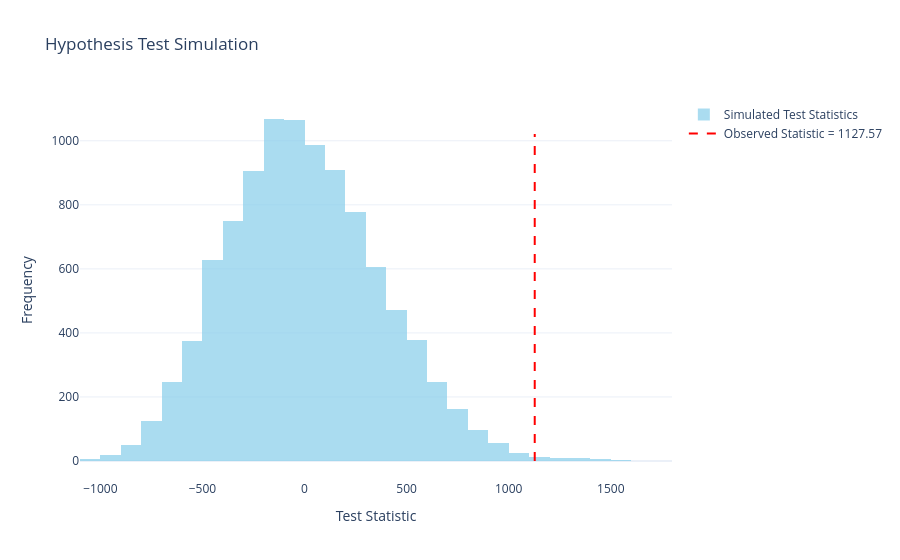

Notebook code cell kept with this figure:
### Code cell
# Create histogram for samp
fig = go.Figure()

fig.add_trace(
    go.Histogram(
        x=samp_diff,
        nbinsx=30,
        name="Simulated Test Statistics",
        marker=dict(color="skyblue"),
        opacity=0.7
    )
)

# Vertical line for obs
fig.add_trace(
    go.Scatter(
        x=[obs, obs],
        y=[0, max(np.histogram(samp_diff, bins=30)[0])],
        mode="lines",
        name=f"Observed Statistic = {obs:.2f}",
        line=dict(color="red", dash="dash")
    )
)

# Customize layout
fig.update_layout(
    title="Hypothesis Test Simulation",
    xaxis_title="Test Statistic",
    yaxis_title="Frequency",
    legend=dict(font=dict(size=12)),
    template="plotly_white"
)

# Show the plot
fig.show()

### Figure 1 — Plotly figure (JSON) as saved in the notebook; plotly's stock layout.template omitted (floating-point values rounded to 4 significant figures; data arrays with more than 128 entries replaced by an {"elided": "..."} marker saying what was removed)
{"data": [{"marker": {"color": "skyblue"}, "name": "Simulated Test Statistics", "nbinsx": 30, "opacity": 0.7, "type": "histogram", "x": {"elided": "10000 float values"}}, {"line": {"color": "red", "dash": "dash"}, "mode": "lines", "name": "Observed Statistic = 1127.57", "type": "scatter", "x": [1128.0, 1128.0], "y": [0, 1021]}], "layout": {"legend": {"font": {"size": 12}}, "title": {"text": "Hypothesis Test Simulation"}, "xaxis": {"title": {"text": "Test Statistic"}}, "yaxis": {"title": {"text": "Frequency"}}}}
